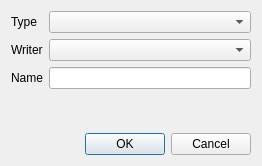
<?xml version="1.0" encoding="UTF-8"?>
<ui version="4.0">
 <class>ConversationDialog</class>
 <widget class="QDialog" name="ConversationDialog">
  <property name="geometry">
   <rect>
    <x>0</x>
    <y>0</y>
    <width>262</width>
    <height>166</height>
   </rect>
  </property>
  <property name="windowTitle">
   <string>Dialog</string>
  </property>
  <layout class="QVBoxLayout" name="verticalLayout">
   <item>
    <layout class="QFormLayout" name="formLayout">
     <item row="0" column="0">
      <widget class="QLabel" name="typeLabel">
       <property name="text">
        <string>Type</string>
       </property>
      </widget>
     </item>
     <item row="0" column="1">
      <widget class="QComboBox" name="typeComboBox"/>
     </item>
     <item row="1" column="0">
      <widget class="QLabel" name="writerLabel">
       <property name="text">
        <string>Writer</string>
       </property>
      </widget>
     </item>
     <item row="1" column="1">
      <widget class="QComboBox" name="writerComboBox"/>
     </item>
     <item row="2" column="0">
      <widget class="QLabel" name="nameLabel">
       <property name="text">
        <string>Name</string>
       </property>
      </widget>
     </item>
     <item row="2" column="1">
      <widget class="QLineEdit" name="nameLineEdit"/>
     </item>
    </layout>
   </item>
   <item>
    <widget class="QDialogButtonBox" name="buttonBox">
     <property name="orientation">
      <enum>Qt::Horizontal</enum>
     </property>
     <property name="standardButtons">
      <set>QDialogButtonBox::Cancel|QDialogButtonBox::Ok</set>
     </property>
    </widget>
   </item>
  </layout>
 </widget>
 <resources/>
 <connections>
  <connection>
   <sender>buttonBox</sender>
   <signal>accepted()</signal>
   <receiver>ConversationDialog</receiver>
   <slot>accept()</slot>
   <hints>
    <hint type="sourcelabel">
     <x>248</x>
     <y>254</y>
    </hint>
    <hint type="destinationlabel">
     <x>157</x>
     <y>274</y>
    </hint>
   </hints>
  </connection>
  <connection>
   <sender>buttonBox</sender>
   <signal>rejected()</signal>
   <receiver>ConversationDialog</receiver>
   <slot>reject()</slot>
   <hints>
    <hint type="sourcelabel">
     <x>316</x>
     <y>260</y>
    </hint>
    <hint type="destinationlabel">
     <x>286</x>
     <y>274</y>
    </hint>
   </hints>
  </connection>
 </connections>
</ui>
